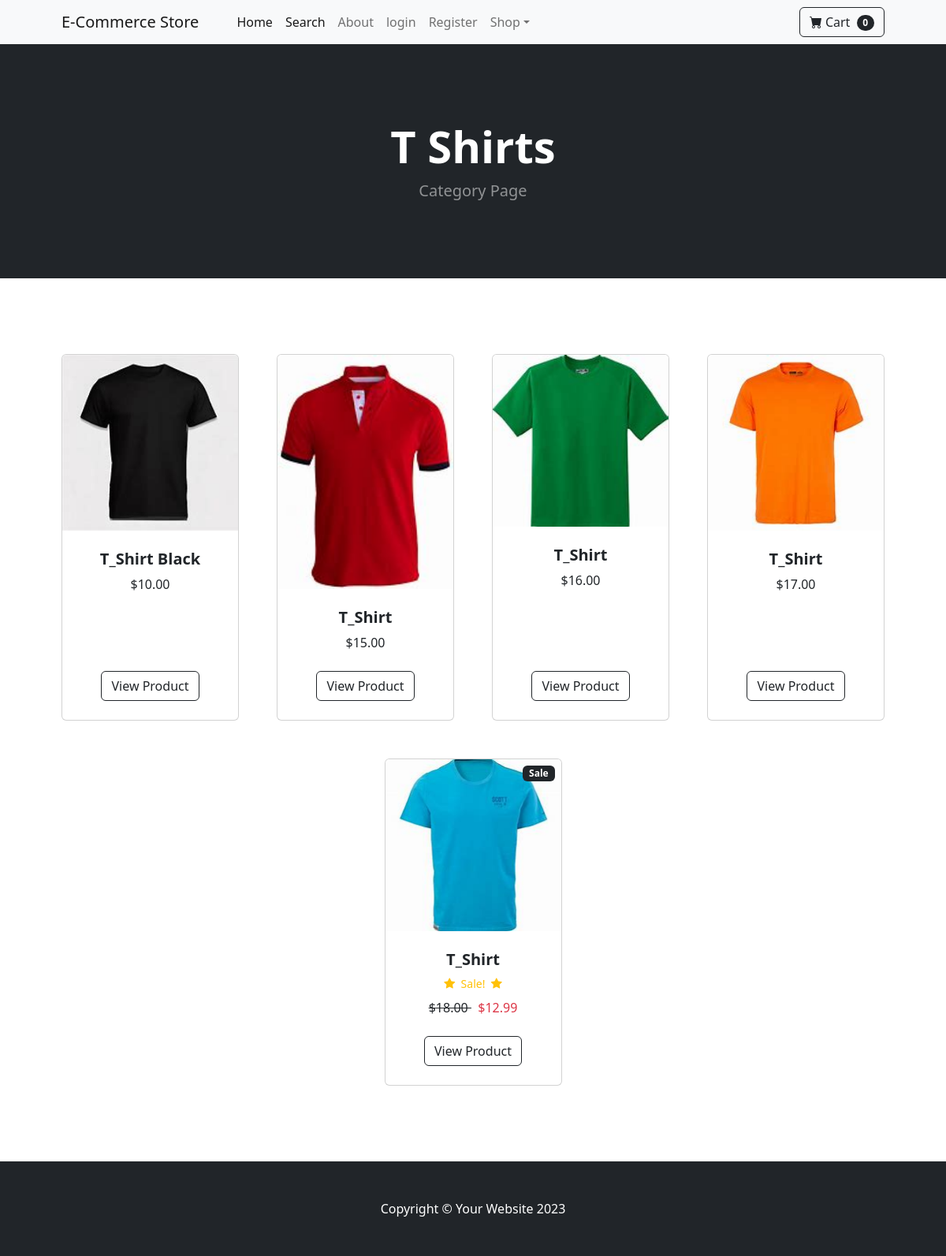
/category/T Shirts, run on the app's committed database.
### store/models.py (models this page shows, shortened)
class Category(models.Model):
    name = models.CharField(max_length=50)
    def __str__(self):
        return self.name
    class Meta:
        verbose_name_plural = 'Categories'

class Product (models.Model):
    name = models.CharField(max_length=100)
    price = models.DecimalField(default=0, decimal_places=2, max_digits=6)
    category = models.ForeignKey(Category, on_delete=models.CASCADE, default=1)
    description = models.CharField(max_length=250, default='', blank=True)
    image = models.ImageField(upload_to='uploads/products/')
    is_sale = models.BooleanField(default=False)
    sale_price = models.DecimalField(default=0, decimal_places=2, max_digits=6)

### store/views.py (the view)
# urls.py: path('category/<str:foo>', views.category, name='category'),
def category(request, foo):
    foo = foo.replace('-', ' ')
    try:
        category = Category.objects.get(name=foo)
        products = Product.objects.filter(category=category)
        return render(request, 'category.html', {'products': products, 'category': category})
    except:
        messages.success(request, "Category does not exist!")
        return redirect('home')

### cart/cart.py (called while the page is built)
    def __len__(self):
        return len(self.cart)

### cart/context_processor.py (called while the page is built)
def cart(request):
    return {'cart': Cart(request)}

### store/templates/category.html (shortened to what this page needs)
{% extends 'base.html' %}
{% block content %}
        <header class="bg-dark py-5">
            <div class="container px-4 px-lg-5 my-5">
                <div class="text-center text-white">
                    <h1 class="display-4 fw-bolder">{{ category }}</h1>
                    <p class="lead fw-normal text-white-50 mb-0">Category Page</p>
                </div>
            </div>
        </header>
        <section class="py-5">
            <div class="container px-4 px-lg-5 mt-5">
                <div class="row gx-4 gx-lg-5 row-cols-2 row-cols-md-3 row-cols-xl-4 justify-content-center">
                    {% for product in products %}
                    {% if product.is_sale %}
                     <div class="col mb-5">
                        <div class="card h-100">
                            <div class="badge bg-dark text-white position-absolute" style="top: 0.5rem; right: 0.5rem">Sale</div>
                            <img class="card-img-top" src="{{ product.image.url }}" alt="..." />
                            <div class="card-body p-4">
                                <div class="text-center">
                                    <h5 class="fw-bolder">{{ product.name }}</h5>
                                    <div class="d-flex justify-content-center small text-warning mb-2">
                                        <div class="bi-star-fill"></div>
                                        &nbsp;&nbsp;Sale!&nbsp;&nbsp;
                                        <div class="bi-star-fill"></div>
                                    </div>
                                <strike>
                                    ${{ product.price }}
                                    </strike>
                                    <span class="text-danger"> ${{ product.sale_price }}</span>
                                </div>
                            </div>
                            <div class="card-footer p-4 pt-0 border-top-0 bg-transparent">
                                <div class="text-center"><a class="btn btn-outline-dark mt-auto" href="{% url 'product' product.id %}">View Product</a></div>
                            </div>
                        </div>
                    </div>
                    {% else %}
                <div class="col mb-5">
                        <div class="card h-100">
                            <img class="card-img-top" src="{{ product.image.url }}" alt="..." />
                            <div class="card-body p-4">
                                <div class="text-center">
                                    <h5 class="fw-bolder">{{ product.name }}</h5>
                                    ${{ product.price }}
                                </div>
                            </div>
                            <div class="card-footer p-4 pt-0 border-top-0 bg-transparent">
                                <div class="text-center"><a class="btn btn-outline-dark mt-auto" href="{% url 'product' product.id %}">View Product</a></div>
                            </div>
                        </div>
                    </div>
                    {% endif %}
                    {% endfor %}
            </div>
        </section>
{% endblock %}

### data on the page
Category: name "T Shirts"
Product: image (picture), name "T_Shirt Black", price "10.00"
Product: image (picture), name "T_Shirt", price "15.00"
Product: image (picture), name "T_Shirt", price "16.00"
Product: image (picture), name "T_Shirt", price "17.00"
Product: image (picture), name "T_Shirt", price "18.00", sale_price "12.99"

### other printed values
{{ cart|length }} "0"
